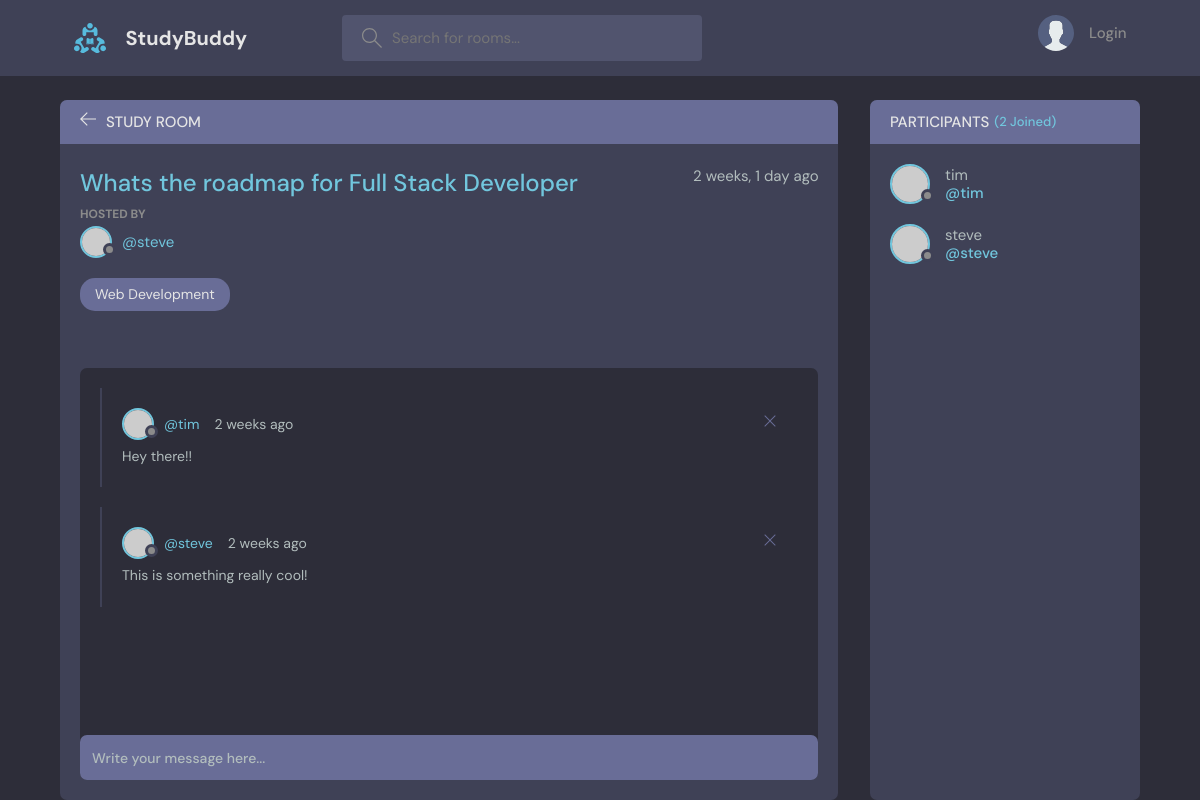
Page /10/ on the committed database.
### base/models.py (models this page shows, shortened)
class Room(models.Model):
    host = models.ForeignKey(User, on_delete=models.SET_NULL, null=True)
    topic = models.ForeignKey(Topic, on_delete=models.SET_NULL, null=True)
    name = models.CharField(max_length=500)
    description = models.TextField(blank=True)
    participants = models.ManyToManyField(User, related_name="participants")
    created = models.DateTimeField(auto_now_add=True)
    updated = models.DateTimeField(auto_now=True)
    class Meta:
        ordering = ['-updated','-created']

class Topic(models.Model):
    name = models.CharField(max_length=200)

class Message(models.Model):
    user = models.ForeignKey(User, on_delete=models.CASCADE)
    room = models.ForeignKey(Room, on_delete=models.CASCADE)
    body = models.TextField()
    created = models.DateTimeField(auto_now_add=True)
    updated = models.DateTimeField(auto_now=True)
    class Meta:
        ordering= ['-updated','-created']

### base/views.py (the view, shortened to what this page needs)
# urls.py: path('<int:pk>/',views.room, name='room'),
def room(request,pk):
    room = Room.objects.get(id=pk)
    room_messages = room.message_set.all()
    participants = room.participants.all()
    data = {
    "room":room,
    "room_messages":room_messages,
    "participants":participants,
    }
    return render(request, 'base/room.html/',data)

### templates/base/room.html (shortened to what this page needs)
{% extends 'main.html' %}
{% block content %}
<main class="profile-page layout layout--2">
    <div class="container">
      <div class="room">
        <div class="room__top">
          <div class="room__topLeft">
            <a href="{% url 'home' %}">
              <svg version="1.1" xmlns="http://www.w3.org/2000/svg" width="32" height="32" viewBox="0 0 32 32">
                <title>arrow-left</title>
                <path
                  d="M13.723 2.286l-13.723 13.714 13.719 13.714 1.616-1.611-10.96-10.96h27.625v-2.286h-27.625l10.965-10.965-1.616-1.607z"
                ></path>
              </svg>
            </a>
            <h3>Study Room</h3>
          </div>
        </div>
        <div class="room__box scroll">
          <div class="room__header scroll">
            <div class="room__info">
              <h3>{{room.name}}</h3>
              <span>{{room.created | timesince}} ago</span>
            </div>
            <div class="room__hosted">
              <p>Hosted By</p>
              <a href="{% url 'user-profile' room.host.id %}" class="room__author">
                <div class="avatar avatar--small">
                  <img src="https://randomuser.me/api/portraits/men/37.jpg" />
                </div>
                <span>@{{room.host.username}}</span>
              </a>
            </div>
            <span class="room__topics">{{room.topic.name}}</span>
          </div>
          <div class="room__conversation">
            <div class="threads scroll">
              {% for message in room_messages %}
              <div class="thread">
                <div class="thread__top">
                  <div class="thread__author">
                    <a href="{% url 'user-profile' message.user.id %}" class="thread__authorInfo">
                      <div class="avatar avatar--small">
                        <img src="https://randomuser.me/api/portraits/men/37.jpg" />
                      </div>
                      <span>@{{message.user.username}}</span>
                    </a>
                    <span class="thread__date">{{message.created | timesince}} ago</span>
                  </div>
                  <div class="thread__delete">
                    <a href="{% url 'delete-message' message.id %}">
                    <svg version="1.1" xmlns="http://www.w3.org/2000/svg" width="32" height="32" viewBox="0 0 32 32">
                      <title>remove</title>
                      <path
                        d="M27.314 6.019l-1.333-1.333-9.98 9.981-9.981-9.981-1.333 1.333 9.981 9.981-9.981 9.98 1.333 1.333 9.981-9.98 9.98 9.98 1.333-1.333-9.98-9.98 9.98-9.981z"
                      ></path>
                    </svg>
                  </a>
                  </div>
                </div>
                <div class="thread__details">
                  {{message.body}}
                </div>
              </div>
              {% endfor %}
            </div>
          </div>
        </div>
        <div class="room__message">
          <form action="#" method="POST">
            <input name="body" placeholder="Write your message here..." />
          </form>
        </div>
      </div>
      <div class="participants">
        <h3 class="participants__top">Participants <span>({{room.participants.all.count}} Joined)</span></h3>
        <div class="participants__list scroll">
          {% for user in participants %}
          <a href="{% url 'user-profile' user.id %}" class="participant">
            <div class="avatar avatar--medium">
              <img src="https://randomuser.me/api/portraits/men/37.jpg" />
            </div>
            <p>
              {{user.username}}
              <span>@{{user.username}}</span>
            </p>
          </a>
          {% endfor %}
        </div>
      </div>
    </div>
  </main>
{% endblock content %}

### templates/main.html (shortened to what this page needs)
{% load static %}
<!DOCTYPE html>
<html lang="en">
  <head>
    <link rel="stylesheet" href="{% static 'styles/style.css' %}" />
  </head>
    <body>
        {% include 'inc/header.html' %}
        {% block content %}
        {% endblock content %}
    </body>
</html>

### templates/inc/header.html (shortened to what this page needs)
{% load static %}
<header class="header header--loggedIn">
    <div class="container">
      <a href="/" class="header__logo">
        <img src="{% static 'images/logo.svg' %}" />
        <h1>StudyBuddy</h1>
      </a>
      <form class="header__search" action="{% url 'home' %}" method="GET">
        <label>
          <input name='q' placeholder="Search for rooms..." />
        </label>
      </form>
      <nav class="header__menu">
        {% if request.user.is_authenticated %}
        <div class="header__user">
          <a href="{% url 'user-profile' user.id %}">
            <div class="avatar avatar--medium active">
              <img src="https://randomuser.me/api/portraits/men/37.jpg" />
            </div>
            <p>{{user.username}}<span>@{{user.username}}</span></p>
          </a>
          <button class="dropdown-button">
            <svg version="1.1" xmlns="http://www.w3.org/2000/svg" width="32" height="32" viewBox="0 0 32 32">
              <title>chevron-down</title>
              <path d="M16 21l-13-13h-3l16 16 16-16h-3l-13 13z"></path>
            </svg>
          </button>
        </div>
        <div class="dropdown-menu">
          <a href="{% url 'update-profile' %}" class="dropdown-link"
            ><svg version="1.1" xmlns="http://www.w3.org/2000/svg" width="32" height="32" viewBox="0 0 32 32">
              <title>tools</title>
              <path
                d="M27.465 32c-1.211 0-2.35-0.471-3.207-1.328l-9.392-9.391c-2.369 0.898-4.898 0.951-7.355 0.15-3.274-1.074-5.869-3.67-6.943-6.942-0.879-2.682-0.734-5.45 0.419-8.004 0.135-0.299 0.408-0.512 0.731-0.572 0.32-0.051 0.654 0.045 0.887 0.277l5.394 5.395 3.586-3.586-5.394-5.395c-0.232-0.232-0.336-0.564-0.276-0.887s0.272-0.596 0.572-0.732c2.552-1.152 5.318-1.295 8.001-0.418 3.274 1.074 5.869 3.67 6.943 6.942 0.806 2.457 0.752 4.987-0.15 7.358l9.392 9.391c0.844 0.842 1.328 2.012 1.328 3.207-0 2.5-2.034 4.535-4.535 4.535zM15.101 19.102c0.26 0 0.516 0.102 0.707 0.293l9.864 9.863c0.479 0.479 1.116 0.742 1.793 0.742 1.398 0 2.535-1.137 2.535-2.535 0-0.668-0.27-1.322-0.742-1.793l-9.864-9.863c-0.294-0.295-0.376-0.74-0.204-1.119 0.943-2.090 1.061-4.357 0.341-6.555-0.863-2.631-3.034-4.801-5.665-5.666-1.713-0.561-3.468-0.609-5.145-0.164l4.986 4.988c0.391 0.391 0.391 1.023 0 1.414l-5 5c-0.188 0.188-0.441 0.293-0.707 0.293s-0.52-0.105-0.707-0.293l-4.987-4.988c-0.45 1.682-0.397 3.436 0.164 5.146 0.863 2.631 3.034 4.801 5.665 5.666 2.2 0.721 4.466 0.604 6.555-0.342 0.132-0.059 0.271-0.088 0.411-0.088z"
              ></path>
            </svg>
            Profile</a
          >
          <a href="{% url 'logout' %}" class="dropdown-link"
            ><svg version="1.1" xmlns="http://www.w3.org/2000/svg" width="32" height="32" viewBox="0 0 32 32">
              <title>sign-out</title>
              <path
                d="M3 0h22c0.553 0 1 0 1 0.553l-0 3.447h-2v-2h-20v28h20v-2h2l0 3.447c0 0.553-0.447 0.553-1 0.553h-22c-0.553 0-1-0.447-1-1v-30c0-0.553 0.447-1 1-1z"
              ></path>
              <path
                d="M21.879 21.293l1.414 1.414 6.707-6.707-6.707-6.707-1.414 1.414 4.293 4.293h-14.172v2h14.172l-4.293 4.293z"
              ></path>
            </svg>
            Logout</a>
        </div>
        {% else %}
        <a href="{% url 'login' %}">
          <img src="{% static 'images/avatar.svg' %}" />
          <p>Login</p>
        </a>
        {% endif %}
      </nav>
    </div>
  </header>

### rows in the picture
Room: name "Whats the roadmap for Full Stack Developer", created "2 weeks, 1 day", host.username "steve", topic.name "Web Development", participants.all.count "2"
Message: user.username "tim", created "2 weeks", body "Hey there!!"
Message: user.username "steve", created "2 weeks", body "This is something really cool!"

### other values in the picture
{{ user.username }} "tim"
{{ user.username }} "steve"
